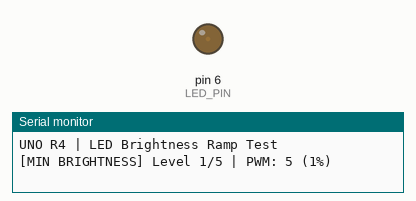
A sketch run on a simulated Arduino Uno, built with avr-gcc and run on an emulated ATmega328P. On the bench: output pins drawn as LEDs (lit = HIGH), the last lines printed to the serial monitor.

Above: at 0.05 s.
At 10.1 s:
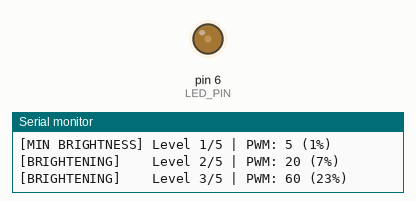
At 20.15 s:
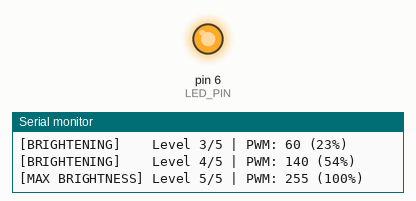
At 29.9 s:
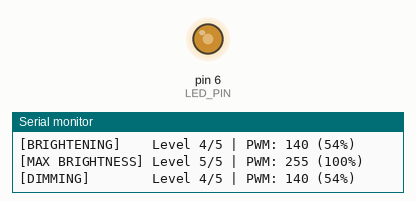
Timing chart, 0 to 52.0 s (numbered marks = the images above):
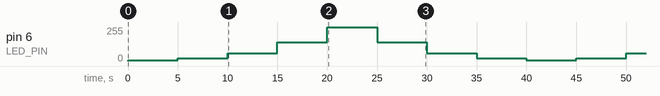

The sketch:

Led_Test.ino
```cpp
// Hardware config
const int LED_PIN = 6; // PWM pin (keeps Pin 9 free for the SG90)

// 5 perceptually balanced brightness levels (0-255): Dimmest -> Max
const int BRIGHTNESS_LEVELS[] = {5, 20, 60, 140, 255};
const int NUM_LEVELS          = sizeof(BRIGHTNESS_LEVELS) / sizeof(BRIGHTNESS_LEVELS[0]);

// Timing
const unsigned long STEP_INTERVAL_MS = 5000; // Change brightness every 5 seconds

// State
int levelIdx = 0;
int rampDir  = 1; // +1 = brightening, -1 = dimming
unsigned long lastStepTime = 0;

void printStatus() {
  if (levelIdx == NUM_LEVELS - 1) Serial.print("[MAX BRIGHTNESS] ");
  else if (levelIdx == 0)         Serial.print("[MIN BRIGHTNESS] ");
  else if (rampDir > 0)           Serial.print("[BRIGHTENING]    ");
  else                            Serial.print("[DIMMING]        ");

  Serial.print("Level ");
  Serial.print(levelIdx + 1);
  Serial.print("/");
  Serial.print(NUM_LEVELS);
  Serial.print(" | PWM: ");
  Serial.print(BRIGHTNESS_LEVELS[levelIdx]);
  Serial.print(" (");
  Serial.print((BRIGHTNESS_LEVELS[levelIdx] * 100) / 255);
  Serial.println("%)");
}

void setup() {
  Serial.begin(115200);
  pinMode(LED_PIN, OUTPUT);

  analogWrite(LED_PIN, BRIGHTNESS_LEVELS[levelIdx]);
  lastStepTime = millis();

  Serial.println("UNO R4 | LED Brightness Ramp Test");
  printStatus();
}

void loop() {
  unsigned long now = millis();

  // Ping-pong brightness every 5 seconds (1->2->3->4->5->4->3->2->1...)
  if (now - lastStepTime >= STEP_INTERVAL_MS) {
    lastStepTime = now;
    levelIdx += rampDir;

    if (levelIdx >= NUM_LEVELS - 1) {
      levelIdx = NUM_LEVELS - 1;
      rampDir = -1;
    } else if (levelIdx <= 0) {
      levelIdx = 0;
      rampDir = 1;
    }

    analogWrite(LED_PIN, BRIGHTNESS_LEVELS[levelIdx]);
    printStatus();
  }
}
```

Measured:
- by itself, pin 6 (LED_PIN): repeats every 40.0 s: 60/255 5.0 s, 140/255 5.0 s, 255/255 5.0 s, 140/255 5.0 s, 60/255 5.0 s, 20/255 5.0 s, 5/255 5.0 s, 20/255 5.0 s
